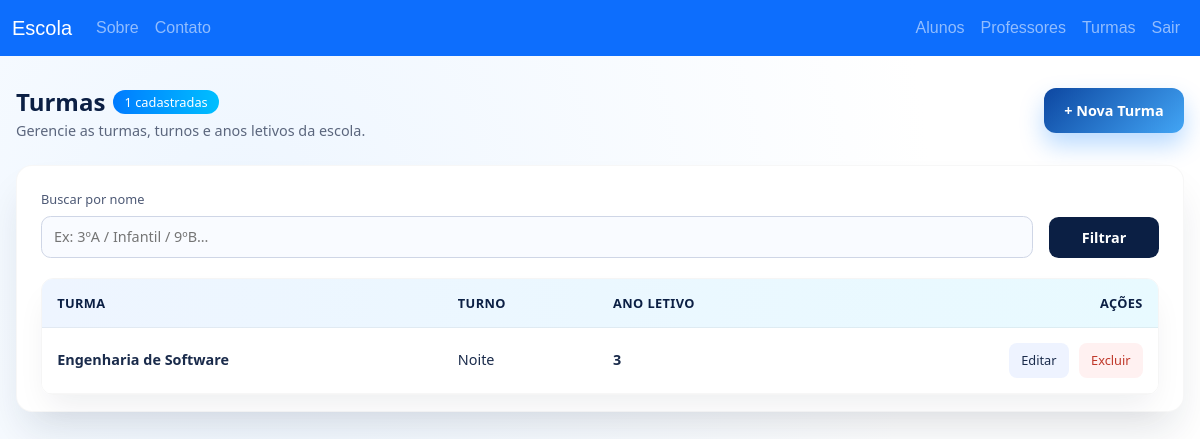
Before: /turmas/ (signed in) with the older database file.
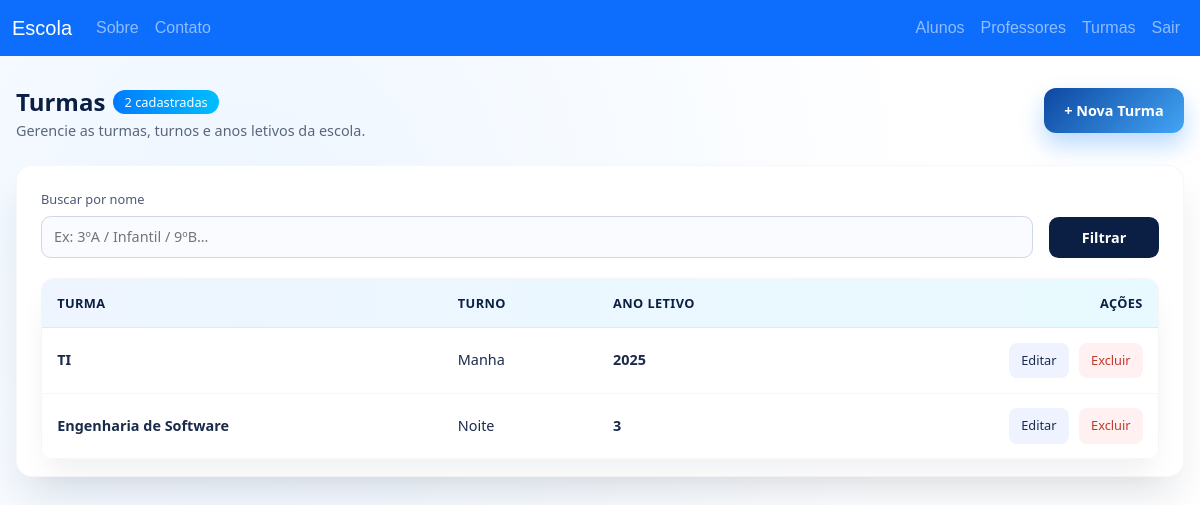
After: the same page with the newer database file.
### app/models/turma.py (models this page shows)
class Turma(db.Model):
    id = db.Column(db.Integer, primary_key=True)
    nome = db.Column(db.String(120), nullable=False)
    turno = db.Column(db.String(40), nullable=False)
    ano = db.Column(db.Integer, nullable=False)

### app/controllers/turmas.py (the view)
@bp.route("/")
@login_required
def lista():
    q = request.args.get("q","").strip()
    if q:
        items = Turma.query.filter(Turma.nome.ilike(f"%{q}%")).all()
    else:
        items = Turma.query.order_by(Turma.id.desc()).all()
    return render_template("turmas/list.html", turmas=items, q=q)

### app/views/templates/turmas/list.html (shortened to what this page needs)
{% extends 'turmas/turmas_base.html' %}
{% block content %}
<link rel="stylesheet" href="{{ url_for('static', filename='css/turmas.css') }}">
<section class="turmas-page">
  <div class="turmas-wrapper">
    <div class="turmas-header">
      <div class="turmas-titles">
        <h1>
          Turmas
          <span class="badge">{{ turmas|length }} cadastradas</span>
        </h1>
        <p>Gerencie as turmas, turnos e anos letivos da escola.</p>
      </div>
      <a href="{{ url_for('turmas.nova') }}" class="btn-nova-turma">
        + Nova Turma
      </a>
    </div>
    <div class="turmas-card">
      <form class="turmas-filtros" method="GET">
        <div class="filtro-bloco">
          <label class="filtro-label">Buscar por nome</label>
          <input
            type="text"
            class="filtro-input"
            name="q"
            placeholder="Ex: 3ºA / Infantil / 9ºB..."
            value="{{ q }}">
        </div>
        <button class="btn-filtrar" type="submit">Filtrar</button>
      </form>
      {% if turmas %}
      <div class="tabela-wrapper">
        <table class="tabela-turmas">
          <thead>
            <tr>
              <th>Turma</th>
              <th>Turno</th>
              <th>Ano letivo</th>
              <th style="text-align:right;">Ações</th>
            </tr>
          </thead>
          <tbody>
            {% for t in turmas %}
            <tr>
              <td class="col-turma">{{ t.nome }}</td>
              <td class="col-turno">{{ t.turno }}</td>
              <td class="col-ano">{{ t.ano }}</td>
              <td class="td-acoes">
                <a class="btn-acao" href="{{ url_for('turmas.editar', id=t.id) }}">Editar</a>
                <form
                  action="{{ url_for('turmas.excluir', id=t.id) }}"
                  method="POST"
                  style="display:inline-block"
                  onsubmit="return confirm('Excluir esta turma?');">
                  <button class="btn-acao excluir" type="submit">Excluir</button>
                </form>
              </td>
            </tr>
            {% endfor %}
          </tbody>
        </table>
      </div>
      {% else %}
      <div class="sem-turmas">
        <strong>Nenhuma turma cadastrada ainda.</strong>
        Cadastre uma nova turma para começar o controle de turmas da escola.
      </div>
      {% endif %}
    </div>
  </div>
</section>
{% endblock %}

Changed rows visible on the page:
added Turma: nome "TI", turno "Manha", ano "2025"
Other visible differences:
{{ turmas|length }}: "1" → "2"
